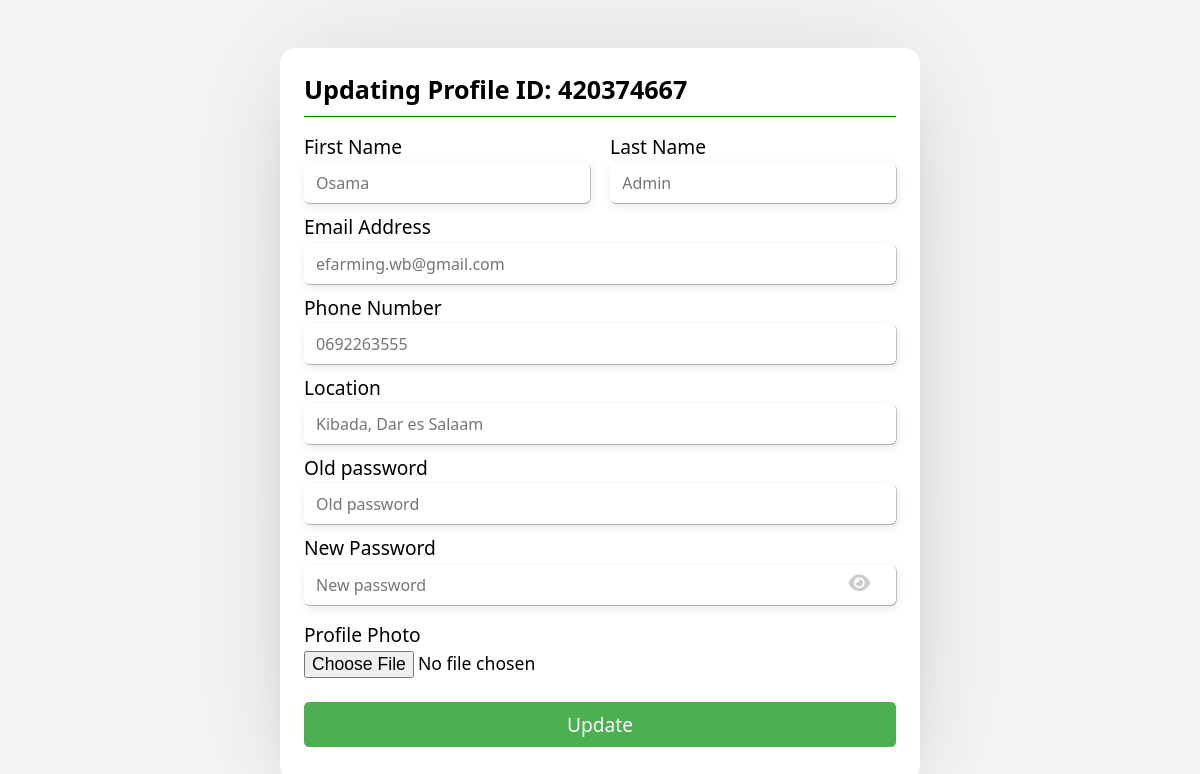
Page /Admin/components/updateprofile.php?userID=420374667 (signed in) on the committed database.
### tables this page shows
CREATE TABLE `users` (
  `userID` int(255) NOT NULL,
  `uniqueID` int(255) NOT NULL,
  `firstName` varchar(255) NOT NULL,
  `lastName` varchar(255) NOT NULL,
  `email` varchar(255) NOT NULL,
  `phone` varchar(255) NOT NULL,
  `locationed` varchar(255) NOT NULL,
  `passwords` varchar(255) NOT NULL,
  `account` varchar(255) NOT NULL,
  `profilePhoto` varchar(400) NOT NULL
);

### Admin/components/updateprofile.php (the view, shortened to what this page needs)
<?php
@include "./../../components/config.php";
$userID = mysqli_real_escape_string($connection, $_GET['userID']);
if (isset($_SESSION['uniqueID']) && isset($userID)) {
  $query1 = "SELECT * FROM users WHERE uniqueID = $userID";
  $checked = mysqli_query($connection, $query1);
  if (mysqli_num_rows($checked) > 0) {
    $user = mysqli_fetch_assoc($checked);
  }
} else {
  header("Location: ./login.php");
}
?>
<!DOCTYPE html>
<html lang="en">
<head>
  <link rel="stylesheet" href="../../css/registation.css" />
  <link rel="stylesheet" href="https://cdnjs.cloudflare.com/ajax/libs/font-awesome/6.4.0/css/all.min.css" />
</head>
<body>
  <div class="wrapper">
    <section class="containerWrapper">
      <header>Updating Profile ID: <?php echo $user['uniqueID']; ?></header>
      <form action="" method="post" enctype="multipart/form-data">
        <?php
        $queryAllDetails = "SELECT * FROM users WHERE uniqueID = $userID";
        $queryDetails = mysqli_query($connection, $queryAllDetails);
        if (mysqli_num_rows($queryDetails) > 0) {
          while ($items = mysqli_fetch_assoc($queryDetails)) {
        ?>
            <div class="user-details">
              <div class="field input">
                <label for="fisrtName">First Name</label>
                <input type="text" name="fName" placeholder="<?php echo $items['firstName']; ?>" />
              </div>
              <div class="field input">
                <label for="lastName">Last Name</label>
                <input type="text" name="lName" placeholder="<?php echo $items['lastName']; ?>" />
              </div>
            </div>
            <div class="field input">
              <label for="lastName">Email Address</label>
              <input type="text" name="email" placeholder="<?php echo $items['email']; ?>" />
            </div>
            <div class="field input">
              <label for="phoneNo">Phone Number</label>
              <input type="text" name="phone" placeholder="<?php echo $items['phone']; ?>" />
            </div>
            <div class="field input">
              <label for="password">Location</label>
              <input type="text" name="locations" placeholder="<?php echo $items['locationed']; ?>" />
            </div>
            <div class="field input">
              <label for="password">Old password</label>
              <input type="text" name="oldPassword" placeholder="Old password" />
            </div>
            <div class="field input">
              <label for="confirmPassword">New Password</label>
              <input type="password" name="newPassword" placeholder="New password" />
              <i class="fas fa-eye"></i>
            </div>
            <div class="field image">
              <label for="profile">Profile Photo</label>
              <input type="file" name="image" />
            </div>
            <div class="field button">
              <input type="submit" name="submit" value="Update" />
            </div>
        <?php };
        } else {
          $alert_info[] = "Nothing was found!";
        }
        ?>
      </form>
    </section>
  </div>
</body>
</html>

### css/registation.css (style rules this page uses)
* { margin: 0; padding: 0; box-sizing: border-box; font-family: system-ui, -apple-system, BlinkMacSystemFont, "Segoe UI", Roboto, Oxygen, Ubuntu, Cantarell, "Open Sans", "Helvetica Neue"; text-decoration: none; }
body { background: whitesmoke; font-size: 1.2rem; }
.wrapper { height: 100vh; padding-top: 0.5rem; background: whitesmoke; }
.containerWrapper { background: #ffffff; padding: 1.5rem; max-width: 40rem; border-radius: 1rem; margin: 2.5rem auto 0 auto; box-shadow: 0 0 128px 0 rgba(0, 0, 0, 0.1), 0 32px 64px -48px rgba(0, 0, 0, 0.5); }
.containerWrapper header { font-size: 1.57rem; font-weight: 600; padding-bottom: 0.63rem; border-bottom: 0.063rem solid green; }
.containerWrapper form { margin-top: 1rem; }
.containerWrapper form .user-details { display: flex; }
form .user-details .field:first-child { margin-right: 0.63rem; width: 50%; }
form .user-details .field:last-child { margin-left: 0.63rem; width: 50%; }
.containerWrapper form .field { display: flex; position: relative; flex-direction: column; margin-bottom: 0.63rem; }
.containerWrapper form .field label { margin-bottom: 0.2rem; }
.containerWrapper form .field input { outline: none; }
.containerWrapper form .input input { height: 2.5rem; width: 100%; font-size: 1rem; padding: 0 0.63rem; border-radius: 0.32rem; color: black; background-color: #fff; border: 2px solid transparent; border-top: 2px solid transparent; box-shadow: 1.4px 3px 9.1px rgb(0, 3, 3, 0.1), 0.4px 0.4px 0.4px gray; transition: all 250ms ease-in-out; }
.containerWrapper form .image label { margin-top: 0.4rem; }
.containerWrapper form .image input { font-size: 1.1rem; }
.containerWrapper form .field i { position: absolute; right: 15px; color: #ccc; top: 55%; transform: translate(-50%); cursor: pointer; }
.containerWrapper form .button input { margin-top: 0.83rem; height: 2.82rem; border: none; font-size: 1.2rem; font-weight: 500; background: #4caf50; color: #ffffff; border-radius: 0.32rem; cursor: pointer; }

### rows in the picture
users: uniqueID "420374667", fName "Osama", lName "Admin", email "efarming.wb@gmail.com", phone "0692263555", locations "Kibada, Dar es Salaam"
